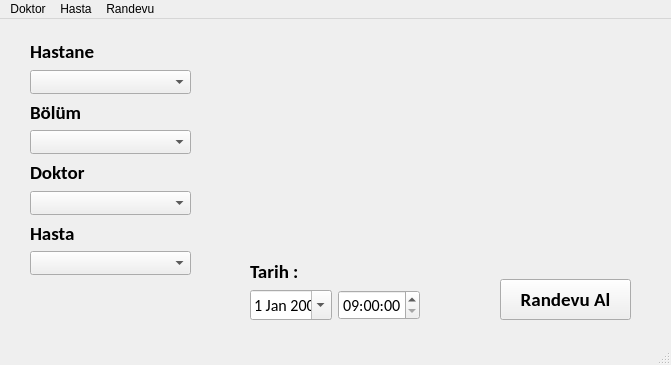
<?xml version="1.0" encoding="UTF-8"?>
<ui version="4.0">
 <class>MainWindow</class>
 <widget class="QMainWindow" name="MainWindow">
  <property name="geometry">
   <rect>
    <x>0</x>
    <y>0</y>
    <width>671</width>
    <height>365</height>
   </rect>
  </property>
  <property name="windowTitle">
   <string>Araç Kiralama</string>
  </property>
  <widget class="QWidget" name="centralwidget">
   <widget class="QWidget" name="verticalLayoutWidget">
    <property name="geometry">
     <rect>
      <x>30</x>
      <y>20</y>
      <width>161</width>
      <height>236</height>
     </rect>
    </property>
    <layout class="QVBoxLayout" name="verticalLayout">
     <item>
      <widget class="QLabel" name="label_6">
       <property name="font">
        <font>
         <family>Calibri</family>
         <pointsize>14</pointsize>
         <weight>75</weight>
         <bold>true</bold>
        </font>
       </property>
       <property name="text">
        <string>Hastane</string>
       </property>
      </widget>
     </item>
     <item>
      <widget class="QComboBox" name="hastaneBox">
       <property name="font">
        <font>
         <family>Calibri</family>
         <pointsize>12</pointsize>
        </font>
       </property>
      </widget>
     </item>
     <item>
      <widget class="QLabel" name="label_2">
       <property name="font">
        <font>
         <family>Calibri</family>
         <pointsize>14</pointsize>
         <weight>75</weight>
         <bold>true</bold>
        </font>
       </property>
       <property name="text">
        <string>Bölüm</string>
       </property>
      </widget>
     </item>
     <item>
      <widget class="QComboBox" name="bolumBox">
       <property name="font">
        <font>
         <family>Calibri</family>
         <pointsize>12</pointsize>
        </font>
       </property>
      </widget>
     </item>
     <item>
      <widget class="QLabel" name="label_3">
       <property name="font">
        <font>
         <family>Calibri</family>
         <pointsize>14</pointsize>
         <weight>75</weight>
         <bold>true</bold>
        </font>
       </property>
       <property name="text">
        <string>Doktor</string>
       </property>
      </widget>
     </item>
     <item>
      <widget class="QComboBox" name="doktorBox">
       <property name="font">
        <font>
         <family>Calibri</family>
         <pointsize>12</pointsize>
        </font>
       </property>
      </widget>
     </item>
     <item>
      <widget class="QLabel" name="label">
       <property name="font">
        <font>
         <family>Calibri</family>
         <pointsize>14</pointsize>
         <weight>75</weight>
         <bold>true</bold>
        </font>
       </property>
       <property name="text">
        <string>Hasta</string>
       </property>
      </widget>
     </item>
     <item>
      <widget class="QComboBox" name="hastaBox">
       <property name="font">
        <font>
         <family>Calibri</family>
         <pointsize>12</pointsize>
        </font>
       </property>
      </widget>
     </item>
    </layout>
   </widget>
   <widget class="QLabel" name="foto">
    <property name="geometry">
     <rect>
      <x>340</x>
      <y>20</y>
      <width>200</width>
      <height>200</height>
     </rect>
    </property>
    <property name="text">
     <string/>
    </property>
    <property name="pixmap">
     <pixmap>../fotoğraflar/istanbul.png</pixmap>
    </property>
    <property name="scaledContents">
     <bool>true</bool>
    </property>
   </widget>
   <widget class="QPushButton" name="randevuButon">
    <property name="geometry">
     <rect>
      <x>500</x>
      <y>260</y>
      <width>131</width>
      <height>41</height>
     </rect>
    </property>
    <property name="font">
     <font>
      <family>Calibri</family>
      <pointsize>14</pointsize>
      <weight>75</weight>
      <bold>true</bold>
     </font>
    </property>
    <property name="text">
     <string>Randevu Al</string>
    </property>
   </widget>
   <widget class="QWidget" name="verticalLayoutWidget_2">
    <property name="geometry">
     <rect>
      <x>250</x>
      <y>240</y>
      <width>170</width>
      <height>61</height>
     </rect>
    </property>
    <layout class="QVBoxLayout" name="verticalLayout_2">
     <item>
      <widget class="QLabel" name="label_4">
       <property name="font">
        <font>
         <family>Calibri</family>
         <pointsize>14</pointsize>
         <weight>75</weight>
         <bold>true</bold>
        </font>
       </property>
       <property name="text">
        <string>Tarih :</string>
       </property>
      </widget>
     </item>
     <item>
      <layout class="QHBoxLayout" name="horizontalLayout">
       <item>
        <widget class="QDateEdit" name="tarih">
         <property name="font">
          <font>
           <family>Calibri</family>
           <pointsize>12</pointsize>
          </font>
         </property>
         <property name="calendarPopup">
          <bool>true</bool>
         </property>
        </widget>
       </item>
       <item>
        <widget class="QTimeEdit" name="saat">
         <property name="font">
          <font>
           <family>Calibri</family>
           <pointsize>12</pointsize>
           <weight>50</weight>
           <bold>false</bold>
          </font>
         </property>
         <property name="maximumTime">
          <time>
           <hour>17</hour>
           <minute>0</minute>
           <second>0</second>
          </time>
         </property>
         <property name="minimumTime">
          <time>
           <hour>9</hour>
           <minute>0</minute>
           <second>0</second>
          </time>
         </property>
        </widget>
       </item>
      </layout>
     </item>
    </layout>
   </widget>
  </widget>
  <widget class="QStatusBar" name="statusbar"/>
  <widget class="QMenuBar" name="menubar">
   <property name="geometry">
    <rect>
     <x>0</x>
     <y>0</y>
     <width>671</width>
     <height>21</height>
    </rect>
   </property>
   <widget class="QMenu" name="menuAra">
    <property name="title">
     <string>Doktor</string>
    </property>
    <addaction name="doktorEkle"/>
    <addaction name="doktorSil"/>
   </widget>
   <widget class="QMenu" name="menuM_teri">
    <property name="title">
     <string>Hasta</string>
    </property>
    <addaction name="hastaListe"/>
    <addaction name="hastaEkle"/>
    <addaction name="hastaSil"/>
   </widget>
   <widget class="QMenu" name="menuKiralama">
    <property name="title">
     <string>Randevu </string>
    </property>
    <addaction name="randevuBilgi"/>
   </widget>
   <addaction name="menuAra"/>
   <addaction name="menuM_teri"/>
   <addaction name="menuKiralama"/>
  </widget>
  <action name="doktorEkle">
   <property name="text">
    <string>Doktor Ekle</string>
   </property>
  </action>
  <action name="doktorSil">
   <property name="text">
    <string>Doktor Sil</string>
   </property>
  </action>
  <action name="hastaEkle">
   <property name="text">
    <string>Hasta Ekle</string>
   </property>
  </action>
  <action name="hastaSil">
   <property name="text">
    <string>Hasta Sil</string>
   </property>
  </action>
  <action name="randevuBilgi">
   <property name="text">
    <string>Randevu Bilgisi</string>
   </property>
  </action>
  <action name="randevuIptal">
   <property name="text">
    <string>Randevu İptal</string>
   </property>
  </action>
  <action name="hastaListe">
   <property name="text">
    <string>Hasta Listesi</string>
   </property>
  </action>
 </widget>
 <resources/>
 <connections/>
</ui>
